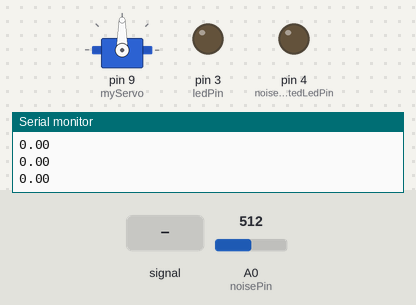
A sketch run on a simulated Arduino Uno, built with avr-gcc and run on an emulated ATmega328P. Shown: servo, output pins drawn as LEDs (lit = HIGH), the last lines printed to the serial monitor. Inputs (shaded band) come from the test bench; at power-on: A0 (noisePin) = 512.

Above: at 1.2 s.
1.3 s: A0 (noisePin) fed a 1000 Hz sine of ±255 counts around its level
At 2.38 s:
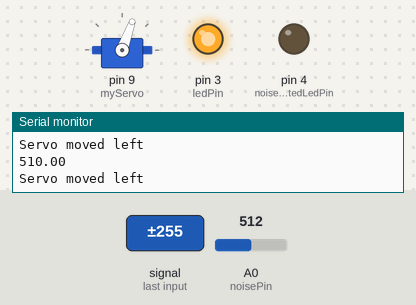
At 3.54 s:
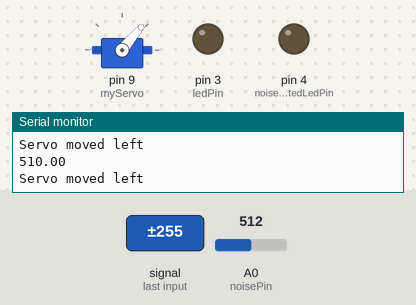
4.3 s: A0 (noisePin) set to 716
At 5.4 s:
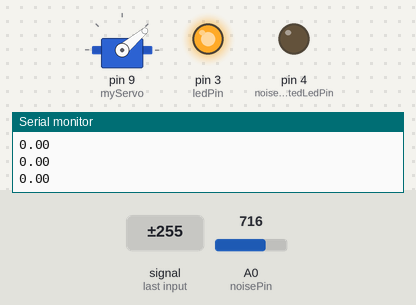
Timing chart, 0 to 7.3 s (numbered marks = the images above; inputs shaded):
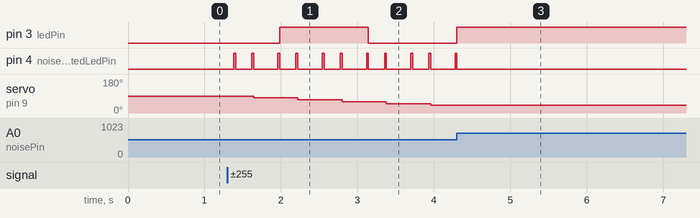

Measured:
- after the input at 1.3 s, pin 3 (ledPin): LOW → HIGH after 0.69 s, → LOW 1.2 s later; pin 4 (noiseDetectedLedPin): LOW → HIGH after 0.08 s, then repeats every 0.58 s: LOW 0.21 s, HIGH 0.03 s, LOW 0.32 s, HIGH 0.03 s; servo on pin 9 (myServo): moves from 90° to 40° over 2.3 s, starting after 0.34 s
- after the input at 4.3 s, pin 3 (ledPin): goes on until 4.3 s, then stays HIGH; pin 4 (noiseDetectedLedPin): goes on until 4.3 s, then stays LOW; servo on pin 9 (myServo): stays 40° (without the input it goes to 30° after 0.24 s)

The sketch:

Clap_controlled_lamp.ino
```cpp
#include <Servo.h>
#include <arduinoFFT.h>  // This is for frequency detection

// FFT variables
#define SAMPLES 128
#define SAMPLING_FREQUENCY 4000  // This can be changed based on the mic in use
// Nyquist theorem suggest twice as high as the peak frequency, henceforth 3500 Hz.

// Servo and LED variables
Servo myServo;
int ledPin = 3;
int noiseDetectedLedPin = 4;
bool ledState = false;     // Lamp led's state
bool lampChanged = false;  // Is true if lamp state changed by clapping
int noisePin = A0;         // Microphone analog input
int clapCount = 0;         // Keep track of the claps
unsigned long lastClapTime = 0;
unsigned long clapWindow = 1000;  // Claps should happen within given seconds
int servoPosition = 90;           // Start the servo motor at the center
int THRESHOLD = 5;

// FFT variables
ArduinoFFT<double> FFT = ArduinoFFT<double>();
double vReal[SAMPLES];
double vImag[SAMPLES];
unsigned int samplingPeriod;
unsigned long microSeconds;

void setup() {
  pinMode(ledPin, OUTPUT);
  pinMode(noiseDetectedLedPin, OUTPUT);
  myServo.attach(9);
  myServo.write(90);     // Bring the lamp to center
  Serial.begin(115200);  // Higher baud rate
}

void loop() {
  // Adjust the detected sound value
  double mn = 1024;
  double mx = 0;

  for (int i = 0; i < 1000; ++i) {
    double val = analogRead(noisePin);
    mn = min(mn, val);
    mx = max(mx, val);
  }

  double delta = mx - mn;  // This is the "volume"
   Serial.println(delta); // DEBUG PRINT

  // Check for the claps
  if (detectClap(delta)) {
    clapCount++;
    lastClapTime = millis();
  }

  // If certain number of claps is exceeded within time window
  if (millis() - lastClapTime <= clapWindow && clapCount == 2 && !ledState) {
    digitalWrite(ledPin, HIGH);  // Turn on the led
    ledState = true;
    lampChanged = true;
    clapCount = 0;  // Reset counter
  }

  else if ((millis() - lastClapTime <= clapWindow && clapCount == 2 && ledState)) {
    digitalWrite(ledPin, LOW);  // Turn off the led
    ledState = false;
    clapCount = 0;  // Reset counter
    lampChanged = true;
  }

  // If claps don't happen within sound window, ignore individual claps
  if (millis() - lastClapTime > clapWindow) {
    clapCount = 0;
    lastClapTime = 0;
  }

  double whistleFreq = computeFrequency();

  // Whistle detection logic
  if (whistleFreq >= 100000 && whistleFreq <= 200000) {
    debugFlash();
    moveServoLeft();  // Low whistle turns the servo to the left

  } else if (whistleFreq >= 300000 && whistleFreq <= 400000) {
    debugFlash();
    moveServoRight();  // High whistle turns it to the right
  }
}

double computeFrequency() {
  samplingPeriod = round(1000000 * (1.0 / SAMPLING_FREQUENCY));

  // Now we will do some Fourier transforms
  // Sample audio signal
  for (int i = 0; i < SAMPLES; i++) {
    microSeconds = micros();

    vReal[i] = analogRead(noisePin);  // Read the microphone input (SCAN HAPPENS HERE)

    vImag[i] = 0;

    while (micros() < (microSeconds + samplingPeriod)) {
      // Wait for next sample
    }
  }

  // Perform the FFT (Fast Fourier Transform, MAGIC!)
  FFT.windowing(vReal, SAMPLES, FFT_WIN_TYP_HAMMING, FFT_FORWARD);
  FFT.compute(vReal, vImag, SAMPLES, FFT_FORWARD);
  FFT.complexToMagnitude(vReal, vImag, SAMPLES);

  // Detect the dominant frequency, this should be the whistle
  double peakFrequencyRaw = FFT.majorPeak(vReal, SAMPLES, SAMPLING_FREQUENCY);
  double peakFrequency = peakFrequencyRaw * 100;

  //Serial.println(peakFrequency);  // Print peak freq for debugging

  return peakFrequency;
}


bool detectClap(double delta) {
  int noiseLevel = delta;
  if (noiseLevel >= THRESHOLD) {
    debugFlash();
    return true;  // Confirm detection
  }
  return false;  // No clap detected
}


void moveServoLeft() {
  servoPosition = max(servoPosition - 10, 0);  // Servo should not go below 0 degrees
  myServo.write(servoPosition);
  Serial.println("Servo moved left");
  delay(200);  // Prevent servo from jittering
}

void moveServoRight() {
  servoPosition = min(servoPosition + 10, 180);  // Neither should it go above 180 degrees
  myServo.write(servoPosition);
  Serial.println("Servo moved right");
  delay(200);  // Prevent servo from jittering
}

// Flash the red LED to prove that noise is detected
void debugFlash() {
  digitalWrite(noiseDetectedLedPin, HIGH);
  delay(25);
  digitalWrite(noiseDetectedLedPin, LOW);
}
```
